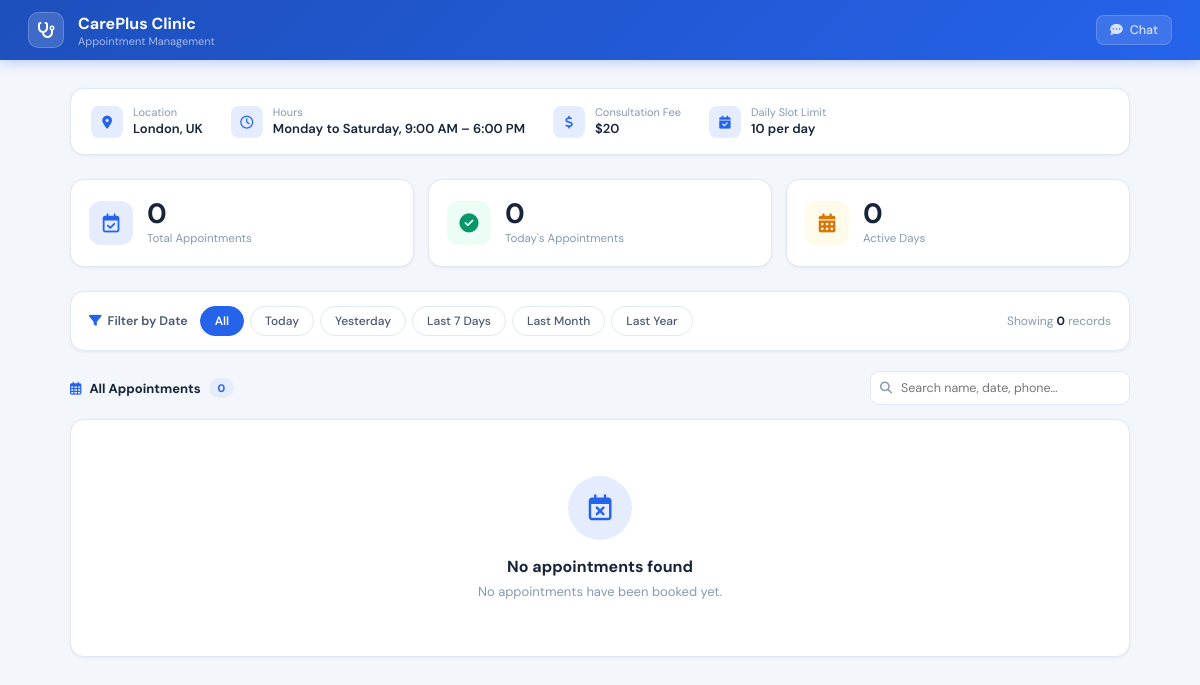
Page /admin-unique123 on the earlier database version.
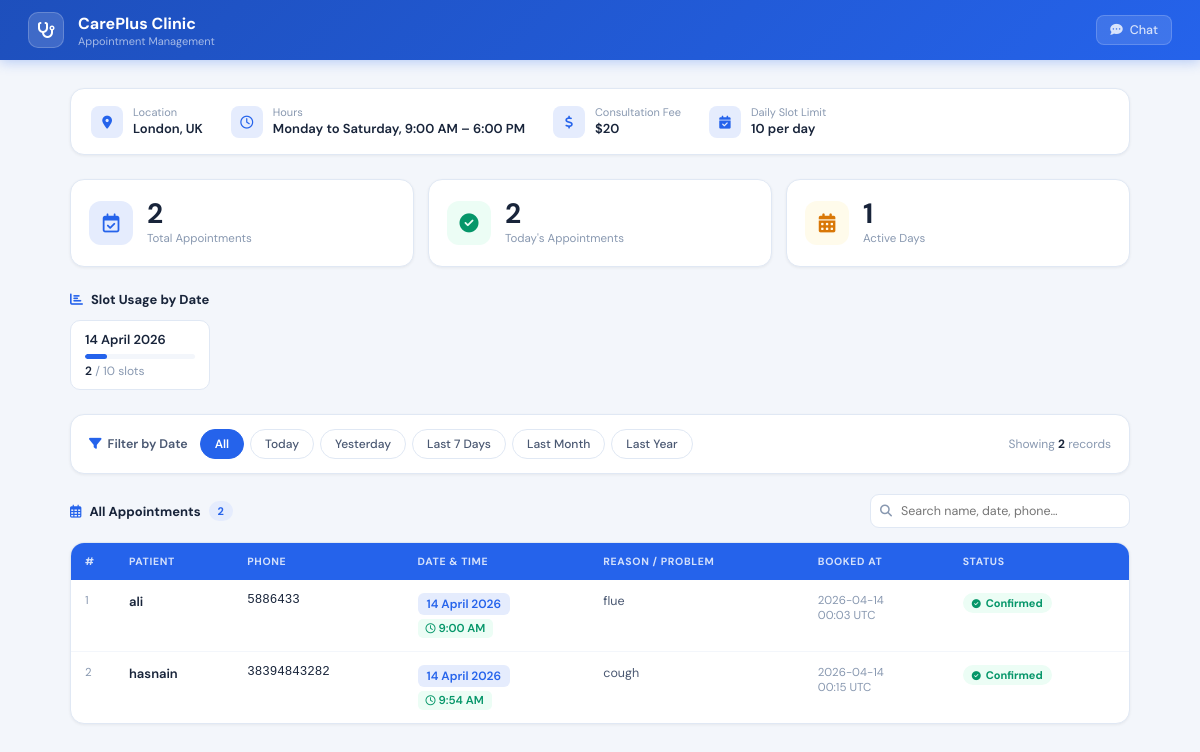
Same page on the later database version.
### tables this page shows
CREATE TABLE appointments (
                id        TEXT PRIMARY KEY,
                clinic_id TEXT NOT NULL DEFAULT '',
                name      TEXT NOT NULL,
                phone     TEXT NOT NULL,
                date      TEXT NOT NULL,
                time      TEXT NOT NULL,
                problem   TEXT NOT NULL,
                booked_at TEXT NOT NULL
            );

### app.py (the view)
@app.route(f"/{CLINIC_CONFIG['admin_path']}")
def admin():
    try:
        period = request.args.get("filter", "all")
        all_records      = load_appointments()          # always fresh from SQLite
        filtered_records = filter_appointments(all_records, period)
        slot_summary = {}
        for appt in all_records:
            d = appt.get("date", "Unknown")
            slot_summary[d] = slot_summary.get(d, 0) + 1
        today_count = len(filter_appointments(all_records, "today"))
        return render_template(
            "admin.html",
            appointments  = filtered_records,
            all_count     = len(all_records),
            today_count   = today_count,
            clinic        = CLINIC_CONFIG,
            slot_summary  = slot_summary,
            active_filter = period,
        )
    except Exception as exc:
        print(f"[admin] Error: {exc}")
        return render_template(
            "admin.html",
            appointments  = [],
            all_count     = 0,
            today_count   = 0,
            clinic        = CLINIC_CONFIG,
            slot_summary  = {},
            active_filter = "all",
        )

### app.py (called while the page is built, shortened)
def get_db():
    conn = sqlite3.connect(DB_PATH)
    conn.row_factory = sqlite3.Row   # rows behave like dicts
    return conn

def load_appointments(clinic_id=None):
    try:
        conn = get_db()
        try:
            if clinic_id:
                rows = conn.execute(
                    "SELECT * FROM appointments WHERE clinic_id = ? ORDER BY booked_at DESC",
                    (clinic_id,)
                ).fetchall()
            else:
                rows = conn.execute(
                    "SELECT * FROM appointments ORDER BY booked_at DESC"
                ).fetchall()
            return [dict(r) for r in rows]
        finally:
            conn.close()
    except Exception as exc:
        print(f"[DB] load_appointments error: {exc}")
        return []

def parse_user_date(text):
    text  = text.strip()
    today = date.today()
    for fmt in ("%Y-%m-%d", "%d/%m/%Y", "%m/%d/%Y", "%d-%m-%Y"):
        try:
            return datetime.strptime(text, fmt).date()
        except ValueError:
            pass
    tokens = text.replace(",", " ").split()
    day = month = year = None
    for tok in tokens:
        if tok.isdigit():
            val = int(tok)
            if val > 31:
                year = val
            elif day is None:
                day = val
            else:
                year = val
        else:
            m = _MONTHS.get(tok.lower())
            if m:
                month = m
    if day and month:
        try:
            return date(year, month, day)
        except ValueError:
            return None
    return None

### templates/admin.html (shortened to what this page needs)
<!DOCTYPE html>
<html lang="en">
<head>
  <link rel="stylesheet" href="https://cdnjs.cloudflare.com/ajax/libs/font-awesome/6.5.1/css/all.min.css"/>
</head>
<body>
<nav class="topnav">
  <div class="nav-logo"><i class="fa-solid fa-stethoscope"></i></div>
  <div class="nav-title">
    <h1>{{ clinic.clinic_name }}</h1>
    <p>Appointment Management</p>
  </div>
  <a href="/" class="nav-back">
    <i class="fa-solid fa-comment-dots"></i> Chat
  </a>
</nav>
<div class="content">
  <div class="clinic-card">
    <div class="ci-item">
      <div class="ci-icon"><i class="fa-solid fa-location-dot"></i></div>
      <div>
        <div class="ci-lbl">Location</div>
        <div class="ci-val">{{ clinic.clinic_location }}</div>
      </div>
    </div>
    <div class="ci-item">
      <div class="ci-icon"><i class="fa-regular fa-clock"></i></div>
      <div>
        <div class="ci-lbl">Hours</div>
        <div class="ci-val">{{ clinic.clinic_days }}, {{ clinic.clinic_timings }}</div>
      </div>
    </div>
    <div class="ci-item">
      <div class="ci-icon"><i class="fa-solid fa-dollar-sign"></i></div>
      <div>
        <div class="ci-lbl">Consultation Fee</div>
        <div class="ci-val">{{ clinic.clinic_fees }}</div>
      </div>
    </div>
    <div class="ci-item">
      <div class="ci-icon"><i class="fa-solid fa-calendar-check"></i></div>
      <div>
        <div class="ci-lbl">Daily Slot Limit</div>
        <div class="ci-val">{{ clinic.daily_slot_limit }} per day</div>
      </div>
    </div>
  </div>
  <div class="stats">
    <div class="stat">
      <div class="stat-ico blue"><i class="fa-regular fa-calendar-check"></i></div>
      <div>
        <div class="stat-num">{{ all_count }}</div>
        <div class="stat-lbl">Total Appointments</div>
      </div>
    </div>
    <div class="stat">
      <div class="stat-ico green"><i class="fa-solid fa-circle-check"></i></div>
      <div>
        <div class="stat-num">{{ today_count }}</div>
        <div class="stat-lbl">Today's Appointments</div>
      </div>
    </div>
    <div class="stat">
      <div class="stat-ico warn"><i class="fa-solid fa-calendar-days"></i></div>
      <div>
        <div class="stat-num">{{ slot_summary | length }}</div>
        <div class="stat-lbl">Active Days</div>
      </div>
    </div>
  </div>
  {% if slot_summary %}
  <div class="slot-section">
    <div class="section-label">
      <i class="fa-solid fa-chart-bar"></i> Slot Usage by Date
    </div>
    <div class="slot-grid">
      {% for day, used in slot_summary.items() %}
      {% set pct = [((used / clinic.daily_slot_limit) * 100) | int, 100] | min %}
      {% set full = used >= clinic.daily_slot_limit %}
      <div class="slot-chip">
        <div class="sc-date">{{ day }}</div>
        <div class="sc-bar">
          <div class="sc-fill{% if full %} full{% endif %}" style="width: {{ pct }}%"></div>
        </div>
        <div class="sc-count">
          <span>{{ used }}</span> / {{ clinic.daily_slot_limit }} slots
        </div>
      </div>
      {% endfor %}
    </div>
  </div>
  {% endif %}
  {% set base_url = '/' + clinic.admin_path %}
  <div class="filter-bar">
    <span class="filter-label">
      <i class="fa-solid fa-filter"></i> Filter by Date
    </span>
    <div class="filter-pills">
      <a href="{{ base_url }}?filter=all"       class="fp {% if active_filter == 'all'       %}active{% endif %}">All</a>
      <a href="{{ base_url }}?filter=today"     class="fp {% if active_filter == 'today'     %}active{% endif %}">Today</a>
      <a href="{{ base_url }}?filter=yesterday" class="fp {% if active_filter == 'yesterday' %}active{% endif %}">Yesterday</a>
      <a href="{{ base_url }}?filter=last7"     class="fp {% if active_filter == 'last7'     %}active{% endif %}">Last 7 Days</a>
      <a href="{{ base_url }}?filter=lastmonth" class="fp {% if active_filter == 'lastmonth' %}active{% endif %}">Last Month</a>
      <a href="{{ base_url }}?filter=lastyear"  class="fp {% if active_filter == 'lastyear'  %}active{% endif %}">Last Year</a>
    </div>
    <span class="filter-result">
      Showing <b>{{ appointments | length }}</b>
      record{% if appointments | length != 1 %}s{% endif %}
    </span>
  </div>
  <div class="table-header">
    <div class="tbl-title">
      <i class="fa-regular fa-calendar-days"></i>
      {% if active_filter == 'all' %}All Appointments
      {% elif active_filter == 'today' %}Today's Appointments
      {% elif active_filter == 'yesterday' %}Yesterday's Appointments
      {% elif active_filter == 'last7' %}Last 7 Days
      {% elif active_filter == 'lastmonth' %}Last Month
      {% elif active_filter == 'lastyear' %}Last Year
      {% endif %}
      <span class="count-pill">{{ appointments | length }}</span>
    </div>
    <div class="search-wrap">
      <input id="search" placeholder="Search name, date, phone…" oninput="filterTable(this.value)">
    </div>
  </div>
  <div class="tbl-card">
    {% if appointments %}
    <div class="tbl-scroll">
      <table id="tbl">
        <thead>
          <tr>
            <th>#</th>
            <th>Patient</th>
            <th>Phone</th>
            <th>Date &amp; Time</th>
            <th>Reason / Problem</th>
            <th>Booked At</th>
            <th>Status</th>
          </tr>
        </thead>
        <tbody>
          {% for a in appointments | reverse %}
          <tr>
            <td class="num">{{ loop.index }}</td>
            <td class="bold">{{ a.name }}</td>
            <td class="mono">{{ a.phone }}</td>
            <td>
              <span class="date-tag">{{ a.date }}</span><br>
              <span class="time-tag">
                <i class="fa-regular fa-clock"></i>
                {{ a.time }}
              </span>
            </td>
            <td class="dim">{{ a.problem }}</td>
            <td class="ts">
              {% if a.booked_at %}
                {{ a.booked_at[:10] }}<br>
                <span>{{ a.booked_at[11:16] }} UTC</span>
              {% else %}—{% endif %}
            </td>
            <td>
              <span class="pill-ok">
                <i class="fa-solid fa-circle-check"></i> Confirmed
              </span>
            </td>
          </tr>
          {% endfor %}
        </tbody>
      </table>
    </div>
    {% else %}
    <div class="empty">
      <div class="empty-ico"><i class="fa-regular fa-calendar-xmark"></i></div>
      <h3>No appointments found</h3>
      <p>
        {% if active_filter == 'all' %}
          No appointments have been booked yet.
        {% else %}
          No appointments match the selected filter.
          <a href="{{ base_url }}?filter=all" style="color:var(--primary)">View all</a>
        {% endif %}
      </p>
    </div>
    {% endif %}
  </div>
</div>
</body>
</html>

Differences in the rows shown:
added appointments: date "14 April 2026", {{ pct }} 20 (drawn), used "2", daily_slot_limit "10", name "hasnain", phone "38394843282", time "9:54 AM", problem "cough", booked_at "2026-04-14", booked_at "00:15"
added appointments: name "ali", phone "5886433", date "14 April 2026", time "9:00 AM", problem "flue", booked_at "2026-04-14", booked_at "00:03"
Other differences:
{{ all_count }}: "0" → "2"
{{ today_count }}: "0" → "2"
{{ slot_summary | length }}: "0" → "1"
{{ appointments | length }}: "0" → "2"
text no longer shown: "No appointments found No appointments have been booked yet."
text now shown: "Slot Usage by Date # PATIENT PHONE DATE & TIME REASON / PROBLEM BOOKED AT STATUS"
